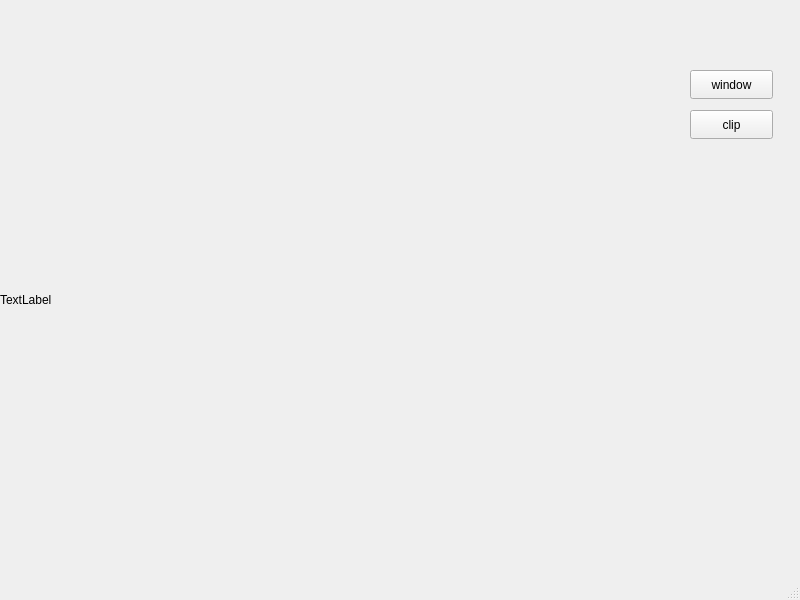
<?xml version="1.0" encoding="UTF-8"?>
<ui version="4.0">
 <class>MainWindow</class>
 <widget class="QMainWindow" name="MainWindow">
  <property name="geometry">
   <rect>
    <x>0</x>
    <y>0</y>
    <width>800</width>
    <height>600</height>
   </rect>
  </property>
  <property name="windowTitle">
   <string>MainWindow</string>
  </property>
  <widget class="QWidget" name="centralwidget">
   <widget class="QLabel" name="label">
    <property name="geometry">
     <rect>
      <x>0</x>
      <y>0</y>
      <width>600</width>
      <height>600</height>
     </rect>
    </property>
    <property name="text">
     <string>TextLabel</string>
    </property>
   </widget>
   <widget class="QPushButton" name="pushButton">
    <property name="geometry">
     <rect>
      <x>690</x>
      <y>70</y>
      <width>83</width>
      <height>29</height>
     </rect>
    </property>
    <property name="text">
     <string>window</string>
    </property>
   </widget>
   <widget class="QPushButton" name="pushButton_2">
    <property name="geometry">
     <rect>
      <x>690</x>
      <y>110</y>
      <width>83</width>
      <height>29</height>
     </rect>
    </property>
    <property name="text">
     <string>clip</string>
    </property>
   </widget>
  </widget>
  <widget class="QMenuBar" name="menubar">
   <property name="geometry">
    <rect>
     <x>0</x>
     <y>0</y>
     <width>800</width>
     <height>25</height>
    </rect>
   </property>
  </widget>
  <widget class="QStatusBar" name="statusbar"/>
 </widget>
 <resources/>
 <connections/>
</ui>
